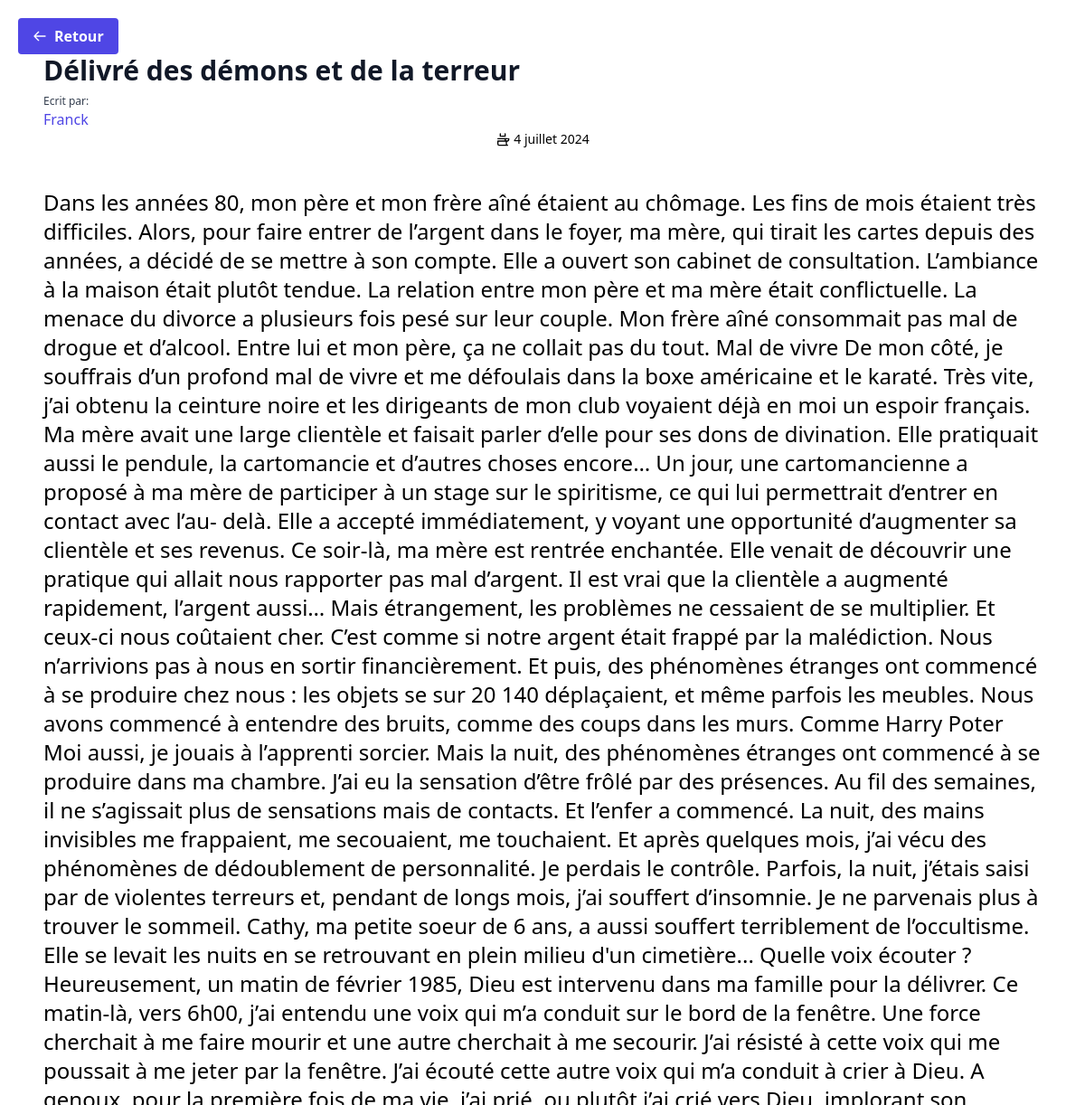
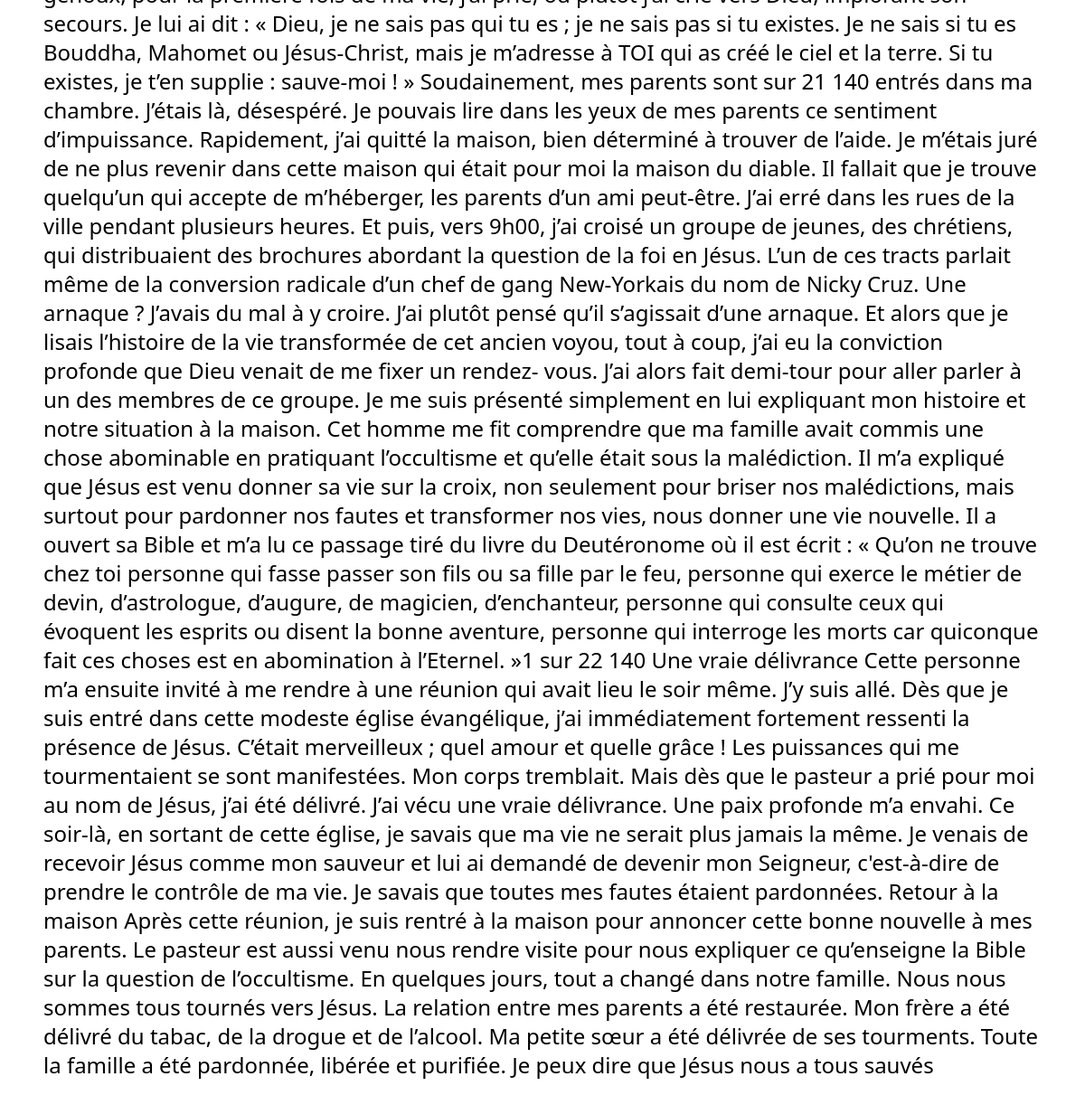
Page /testimonial_detail/testimonial_detail/delivre-des-demons-et-de-la-terreur on the committed database (2 pictures, top to bottom).
### testimony/models.py (models this page shows, shortened)
class Testimonial(models.Model):
    title = models.CharField(max_length=200, verbose_name="Title", blank=False)
    slug = models.SlugField(null=False, unique=True)  # new
    author_name = models.CharField(max_length=100, verbose_name="Author's Name", blank=False)
    publication_date = models.DateField(verbose_name="Publication Date", blank=False)
    text = models.TextField(verbose_name="Testimonial Text", blank=False)
    is_active = models.BooleanField(default=True)
    class Meta:
        verbose_name = "Témoignage"
        verbose_name_plural = "Témoignages"

### testimony/views.py (the view)
# urls.py: path('testimonial_detail/', include('testimony.urls')),
def testimonial_detail(request, slug):
    testimonial = get_object_or_404(Testimonial, slug=slug)
    return render(request, 'testimonial_detail.html', {'testimonial': testimonial})

### testimony/templates/testimonial_detail.html (shortened to what this page needs)
{% load static tailwind_tags %}
<!DOCTYPE html>
<html lang="fr">
<head>
    {% tailwind_css %}
</head>
<body>
    <div class="max-w-screen-xl mx-auto p-5 sm:p-8 md:p-12 relative ">
        <a href="/#pagination"
        class="fixed top-5 left-5 bg-indigo-600 text-white font-bold py-2 px-4 rounded hover:bg-indigo-700 transition duration-300 flex items-center">
         <svg class="w-4 h-4 mr-2" fill="none" stroke="currentColor" viewBox="0 0 24 24" xmlns="http://www.w3.org/2000/svg">
             <path stroke-linecap="round" stroke-linejoin="round" stroke-width="2" d="M10 19l-7-7m0 0l7-7m-7 7h18"></path>
         </svg>
         Retour
     </a>
        <div class="max-w-2xl mx-auto">
            <div class="mt-3 bg-white rounded-b lg:rounded-b-none lg:rounded-r flex flex-col justify-between leading-normal">
                <div>
                    <h1 href="#" class="text-gray-900 font-bold text-3xl mb-2">{{ testimonial.title }}</h1>
                    <p class="text-gray-700 text-xs mt-2">Ecrit par:
                        <p
                            class="text-indigo-600 font-medium hover:text-gray-900 transition duration-500 ease-in-out">
                            {{ testimonial.author_name }}
                    </p>
                    <p class="flex items-center justify-center text-sm pb-6">
                        <svg class="w-4 h-4 mr-1" fill="none" stroke="currentColor" viewBox="0 0 24 24" xmlns="http://www.w3.org/2000/svg">
                            <path stroke-linecap="round" stroke-linejoin="round" stroke-width="2" d="M8 7V3m8 4V3m-6 4h6m-6 0h6m0 4v1a3 3 0 006 0v-1M4 11h16m-2 4v5a2 2 0 002 2H6a2 2 0 01-2-2v-5h16z"></path>
                        </svg>
                        {{ testimonial.publication_date }}
                    </p>
                    <p class=" text-2xl leading-8 my-5">
                        {{ testimonial.text }}
                    </p>
                </div>
            </div>
        </div>
    </div>
</body>
</html>

### rows in the picture
Testimonial: title "Délivré des démons et de la terreur", author_name "Franck", publication_date "4 juillet 2024", text "Dans les années 80, mon père et mon frère aîné étaient au chômage. Les fins de mois étaient très difficiles. Alors, pour faire entrer de l’argent dans le foyer, ma mère, qui tirait les cartes depuis des années, a décidé de se mettre à son compte. Elle a ouvert son cabinet de consultation. L’ambiance à la maison était plutôt tendue. La relation entre mon père et ma mère était conflictuelle. La menace du divorce a plusieurs fois pesé sur leur couple. Mon frère aîné consommait pas mal de drogue et d’alcool. Entre lui et mon père, ça ne collait pas du tout. Mal de vivre De mon côté, je souffrais d’un profond mal de vivre et me défoulais dans la boxe américaine et le karaté. Très vite, j’ai…"
